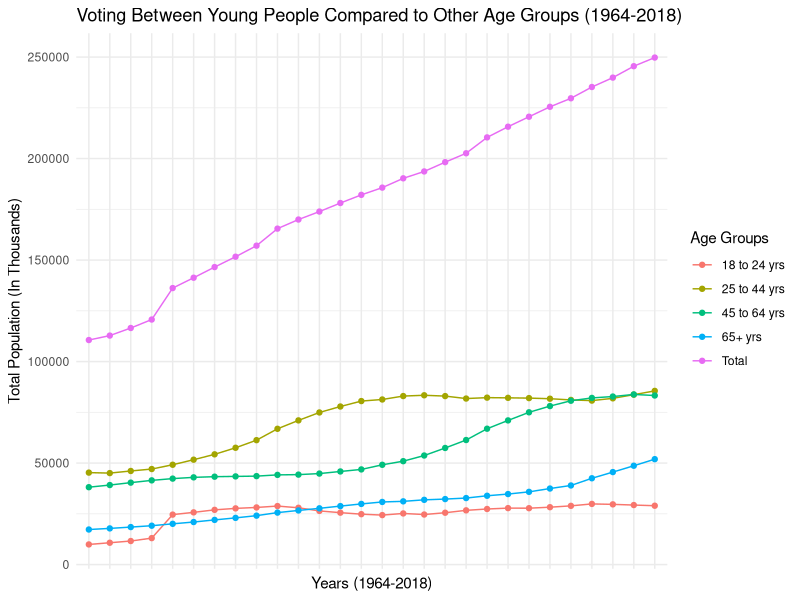
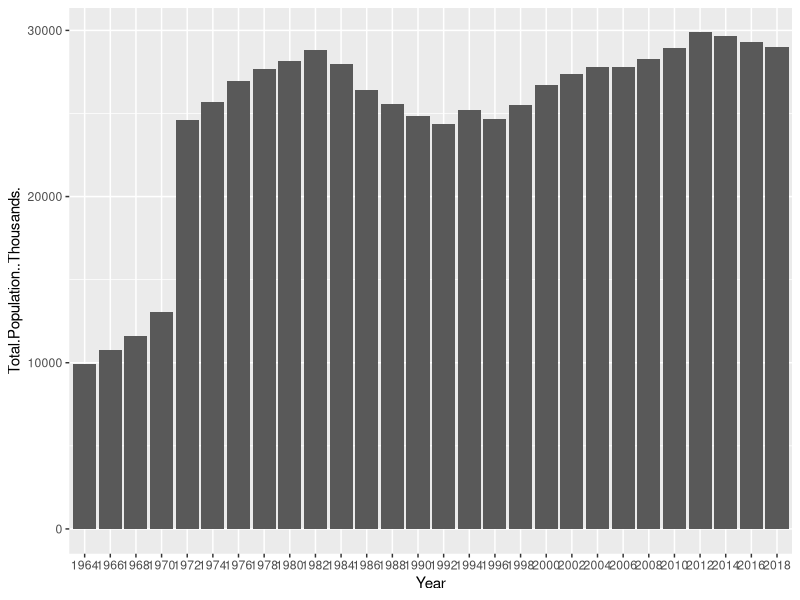

Reproduce these figures in R, in order.
## ---- chunk 1
library(tidyverse)
library(readxl)
## ---- chunk 2
voting_col_names <- c("Year", "Total Population (Thousands)", "Total Population %",
                      "Citizen Population %", "Total White Population %",
                      "Citizen White Population %", "Total White Non Hispanic Population %",
                      "Citizen White Non Hispanic Population %", "Total Black Population %",
                      "Citizen Black Population %", "Total Asian Population %",
                      "Citizen Asian Population %", "Total Hispanic/Other Population %",
                      "Citizen Hispanic/Other Population %", "Male %", "Female %")

hist_df <- read_xlsx("a1.xlsx", skip = 5, na = "NA")
# Assigns proper column names 
colnames(hist_df) <- voting_col_names
# Converts all columns to numeric
hist_df[] <- lapply(hist_df, function(x) as.numeric(x))
# Converts year column to a categorical value
hist_df$Year <- as.factor(hist_df$Year)
## ---- chunk 3
# Total data
total_voted <- hist_df[1:28,]
total_registered <- hist_df[33:60,]
# 18 - 24 year olds data
young_voted <- hist_df[66:93,]
young_registered <- hist_df[99:126,]
# 25 - 44 year olds data
adult_voted <- hist_df[132:159,]
adult_registered <- hist_df[165:192,]
# 45 - 64 year olds data
mid_aged_voted <- hist_df[198:225,]
mid_aged_registered <- hist_df[231:258,]
# 65+ year olds data
elderly_voted <- hist_df[264:291,]
elderly_registered <- hist_df[297:323,]

# Adds age groups
total_voted <- data.frame(append(total_voted, c(Age="Total"), after=0))
total_registered <- data.frame(append(total_registered, c(Age="Total"), after=0))
young_voted <- data.frame(append(young_voted, c(Age="18 to 24"), after=0))
young_registed <- data.frame(append(young_registered, c(Age="18 to 24"), after=0))
adult_voted <- data.frame(append(adult_voted, c(Age="25 to 44"), after=0))
adult_registered <- data.frame(append(adult_registered, c(Age="25 to 44"), after=0))
mid_aged_voted <- data.frame(append(mid_aged_voted, c(Age="45 to 64"), after=0))
mid_aged_registered <- data.frame(append(mid_aged_registered, c(Age="45 to 64"), after=0))
elderly_voted <- data.frame(append(elderly_voted, c(Age="65+"), after=0))
elderly_registered <- data.frame(append(elderly_registered, c(Age="65+"), after=0))
## ---- chunk 4
ggplot() +
  geom_point(aes(Year, Total.Population..Thousands., group = Age, color = "Total"), data = total_voted) +
  geom_line(aes(Year, Total.Population..Thousands., group = Age, color = "Total"), data = total_voted) + 
  geom_point(aes(Year, Total.Population..Thousands., group = Age, color = "18 to 24 yrs"), data = young_voted) +
  geom_line(aes(Year, Total.Population..Thousands., group = Age, color = "18 to 24 yrs"), data = young_voted) +
  geom_line(aes(Year, Total.Population..Thousands., group = Age, color = "25 to 44 yrs"), data = adult_voted) +
  geom_point(aes(Year, Total.Population..Thousands., group = Age, color = "25 to 44 yrs"), data = adult_voted) +
  geom_line(aes(Year, Total.Population..Thousands., group = Age, color = "45 to 64 yrs"), data = mid_aged_voted) +
  geom_point(aes(Year, Total.Population..Thousands., group = Age, color = "45 to 64 yrs"), data = mid_aged_voted) +
  geom_line(aes(Year, Total.Population..Thousands., group = Age, color = "65+ yrs"), data = elderly_voted) +
  geom_point(aes(Year, Total.Population..Thousands., group = Age, color = "65+ yrs"), data = elderly_voted) + 
  ylab("Total Population (In Thousands)") + 
  ggtitle("Voting Between Young People Compared to Other Age Groups (1964-2018)") +
  labs(color='Age Groups') + 
  xlab("Years (1964-2018)") + 
  theme_minimal() +
  theme(axis.text.x=element_blank()) 
## ---- chunk 5
ggplot(data = young_voted) +
  aes(Year, Total.Population..Thousands.) +
  geom_bar(stat = "identity")
